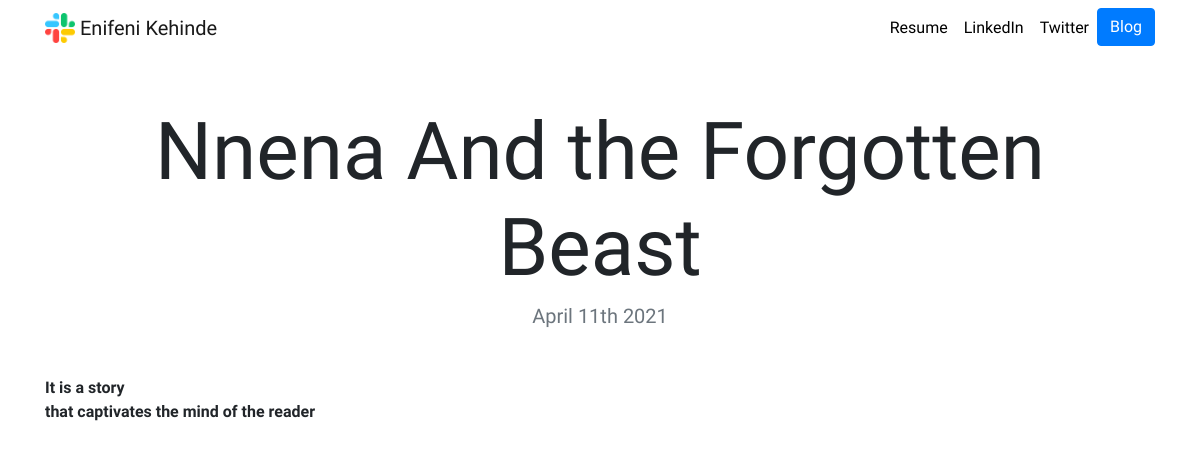
Page /blog/3/ on the committed database.
### blog/models.py (models this page shows, shortened)
class Blogpost(models.Model):
    title = models.CharField(max_length=100)
    date = models.DateField()
    description = models.CharField(max_length=10000)
    blog_text = models.TextField(max_length=10000)

### blog/views.py (the view)
# urls.py: path('<int:blog_id>/', views.detail, name='detail'),
def detail(request, blog_id):
    blog = get_object_or_404(Blogpost, pk=blog_id)
    return render(request, 'blog/detail.html', {'blog':blog})

### blog/templates/blog/detail.html
{% extends "portfolio/base.html" %}
{% load static %}
{% block content %}
<h1 class="text-center mt-5" id="blogdetailtitle">{{ blog.title }}</h1>
<h5 class="text-center text-muted mb-5">{{ blog.date|date:'F jS Y' }}</h5>
{{ blog.description|safe }}
{% endblock %}

### portfolio/static/portfolio/custom.css (style rules this page uses)
body { font-family: 'Itim', sans-serif; }
@media (min-width: 992px) { #blogdetailtitle { font-size: 5rem; } }

### rows in the picture
Blogpost: title "Nnena And the Forgotten Beast", date "April 11th 2021", description "It is a story that captivates the mind of the reader"
